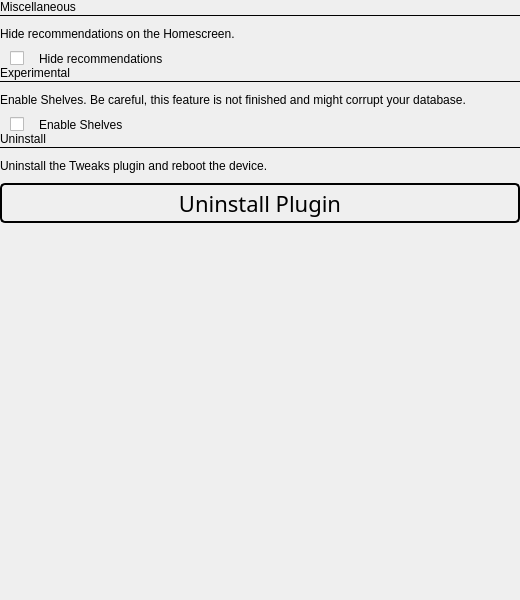
<?xml version="1.0" encoding="UTF-8"?>
<ui version="4.0">
 <class>TweaksSettingsMiscView</class>
 <widget class="QWidget" name="TweaksSettingsMiscView">
  <property name="geometry">
   <rect>
    <x>0</x>
    <y>0</y>
    <width>520</width>
    <height>600</height>
   </rect>
  </property>
  <property name="windowTitle">
   <string>Form</string>
  </property>
  <layout class="QVBoxLayout" name="verticalLayout">
   <property name="spacing">
    <number>0</number>
   </property>
   <property name="margin">
    <number>0</number>
   </property>
   <item>
    <widget class="QLabel" name="label_2">
     <property name="styleSheet">
      <string notr="true">font: 20px &quot;Avenir&quot;;</string>
     </property>
     <property name="text">
      <string>Miscellaneous</string>
     </property>
     <property name="textFormat">
      <enum>Qt::RichText</enum>
     </property>
     <property name="wordWrap">
      <bool>true</bool>
     </property>
    </widget>
   </item>
   <item>
    <widget class="QFrame" name="frame">
     <property name="frameShape">
      <enum>QFrame::HLine</enum>
     </property>
     <property name="frameShadow">
      <enum>QFrame::Plain</enum>
     </property>
    </widget>
   </item>
   <item>
    <widget class="TouchLabel" name="label_3">
     <property name="styleSheet">
      <string notr="true">font: 20px &quot;Avenir&quot;; 
padding-top: 10px; 
padding-bottom: 10;</string>
     </property>
     <property name="text">
      <string>Hide recommendations on the Homescreen.</string>
     </property>
     <property name="textFormat">
      <enum>Qt::RichText</enum>
     </property>
     <property name="wordWrap">
      <bool>true</bool>
     </property>
     <property name="indent">
      <number>0</number>
     </property>
    </widget>
   </item>
   <item>
    <layout class="QFormLayout" name="formLayout_2">
     <property name="fieldGrowthPolicy">
      <enum>QFormLayout::AllNonFixedFieldsGrow</enum>
     </property>
     <property name="horizontalSpacing">
      <number>10</number>
     </property>
     <property name="verticalSpacing">
      <number>10</number>
     </property>
     <item row="1" column="1">
      <widget class="TouchCheckBox" name="recommendations">
       <property name="styleSheet">
        <string notr="true">QCheckBox {
    spacing: 15px;
    font: bold 20px &quot;Avenir&quot;;
}

QCheckBox::indicator:unchecked {
    image: url(:/images/widgets/checkbox_off.png);
}
QCheckBox::indicator:checked {
    image: url(:/images/widgets/checkbox_on.png);
}
QCheckBox::indicator:disabled {
    image: url(:/images/widgets/checkbox_disabled.png);
}
</string>
       </property>
       <property name="text">
        <string>Hide recommendations</string>
       </property>
      </widget>
     </item>
    </layout>
   </item>
   <item>
    <widget class="QLabel" name="label_5">
     <property name="styleSheet">
      <string notr="true">font: 20px &quot;Avenir&quot;;</string>
     </property>
     <property name="text">
      <string>Experimental</string>
     </property>
     <property name="textFormat">
      <enum>Qt::RichText</enum>
     </property>
     <property name="wordWrap">
      <bool>true</bool>
     </property>
    </widget>
   </item>
   <item>
    <widget class="QFrame" name="frame_2">
     <property name="frameShape">
      <enum>QFrame::HLine</enum>
     </property>
     <property name="frameShadow">
      <enum>QFrame::Plain</enum>
     </property>
    </widget>
   </item>
   <item>
    <widget class="TouchLabel" name="label_4">
     <property name="styleSheet">
      <string notr="true">font: 20px &quot;Avenir&quot;; 
padding-top: 10px; 
padding-bottom: 10;</string>
     </property>
     <property name="text">
      <string>Enable Shelves. Be careful, this feature is not finished and might corrupt your database.</string>
     </property>
     <property name="textFormat">
      <enum>Qt::RichText</enum>
     </property>
     <property name="wordWrap">
      <bool>true</bool>
     </property>
     <property name="indent">
      <number>0</number>
     </property>
    </widget>
   </item>
   <item>
    <layout class="QFormLayout" name="formLayout_3">
     <property name="fieldGrowthPolicy">
      <enum>QFormLayout::AllNonFixedFieldsGrow</enum>
     </property>
     <property name="horizontalSpacing">
      <number>10</number>
     </property>
     <property name="verticalSpacing">
      <number>10</number>
     </property>
     <item row="1" column="1">
      <widget class="TouchCheckBox" name="shelves">
       <property name="styleSheet">
        <string notr="true">QCheckBox {
    spacing: 15px;
    font: bold 20px &quot;Avenir&quot;;
}

QCheckBox::indicator:unchecked {
    image: url(:/images/widgets/checkbox_off.png);
}
QCheckBox::indicator:checked {
    image: url(:/images/widgets/checkbox_on.png);
}
QCheckBox::indicator:disabled {
    image: url(:/images/widgets/checkbox_disabled.png);
}
</string>
       </property>
       <property name="text">
        <string>Enable Shelves</string>
       </property>
      </widget>
     </item>
    </layout>
   </item>
   <item>
    <widget class="QLabel" name="label_6">
     <property name="styleSheet">
      <string notr="true">font: 20px &quot;Avenir&quot;;</string>
     </property>
     <property name="text">
      <string>Uninstall</string>
     </property>
     <property name="textFormat">
      <enum>Qt::RichText</enum>
     </property>
     <property name="wordWrap">
      <bool>true</bool>
     </property>
    </widget>
   </item>
   <item>
    <widget class="QFrame" name="frame_3">
     <property name="frameShape">
      <enum>QFrame::HLine</enum>
     </property>
     <property name="frameShadow">
      <enum>QFrame::Plain</enum>
     </property>
    </widget>
   </item>
   <item>
    <widget class="TouchLabel" name="label_7">
     <property name="styleSheet">
      <string notr="true">font: 20px &quot;Avenir&quot;; 
padding-top: 10px; 
padding-bottom: 10;</string>
     </property>
     <property name="text">
      <string>Uninstall the Tweaks plugin and reboot the device.</string>
     </property>
     <property name="textFormat">
      <enum>Qt::RichText</enum>
     </property>
     <property name="wordWrap">
      <bool>true</bool>
     </property>
     <property name="indent">
      <number>0</number>
     </property>
    </widget>
   </item>
   <item>
    <widget class="QPushButton" name="uninstallButton">
     <property name="minimumSize">
      <size>
       <width>0</width>
       <height>40</height>
      </size>
     </property>
     <property name="styleSheet">
      <string>font: 22px Avenir; border: 2px solid black; border-radius: 5px;</string>
     </property>
     <property name="text">
      <string>Uninstall Plugin</string>
     </property>
     <property name="iconSize">
      <size>
       <width>18</width>
       <height>24</height>
      </size>
     </property>
    </widget>
   </item>
   <item>
    <spacer name="verticalSpacer">
     <property name="orientation">
      <enum>Qt::Vertical</enum>
     </property>
     <property name="sizeHint" stdset="0">
      <size>
       <width>20</width>
       <height>417</height>
      </size>
     </property>
    </spacer>
   </item>
  </layout>
  <zorder>label_2</zorder>
  <zorder>frame</zorder>
  <zorder>label_3</zorder>
  <zorder>label_5</zorder>
  <zorder>frame_2</zorder>
  <zorder>label_4</zorder>
  <zorder>uninstallButton</zorder>
  <zorder>label_6</zorder>
  <zorder>frame_3</zorder>
  <zorder>label_6</zorder>
  <zorder>label_7</zorder>
 </widget>
 <customwidgets>
  <customwidget>
   <class>TouchLabel</class>
   <extends>QLabel</extends>
   <header>TouchLabel.h</header>
  </customwidget>
  <customwidget>
   <class>TouchCheckBox</class>
   <extends>QCheckBox</extends>
   <header>TouchCheckBox.h</header>
  </customwidget>
 </customwidgets>
 <resources/>
 <connections/>
</ui>
